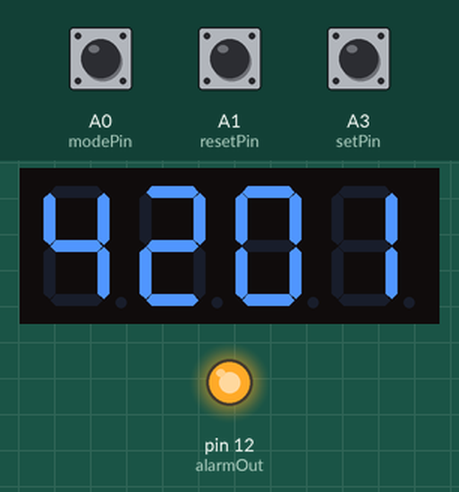
A sketch run on a simulated Arduino Uno, built with avr-gcc and run on an emulated ATmega328P. Parts: 4-digit seven-segment display, output pins drawn as LEDs (lit = HIGH). Wiring (inferred from the names in the program): 4-digit 7-segment display, segments lit when LOW: segments pin 6, pin 7, pin 8, pin 9, pin 10, pin 11, pin 13; digit selects pin 2, pin 3, pin 4, pin 5. The inputs (shaded band) are chosen by the test bench; at power-on: A0 (modePin) HIGH, A3 (setPin) HIGH, A1 (resetPin) HIGH. The local clock reads 2024-03-15 10:24:30 at power-on unless the sketch sets it; the segment pins are drawn as the display they are named for; pins used as bus, display or sensor lines are not drawn.

Above: at 1.2 s.
1.3 s: A0 (modePin) pulled LOW for 0.15 s
At 1.67 s:
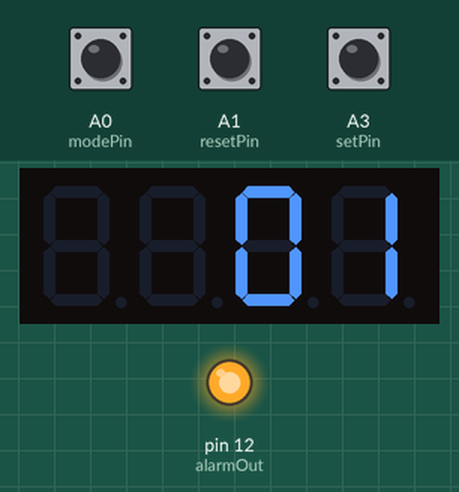
2.0 s: A3 (setPin) pulled LOW for 0.15 s
At 2.34 s:
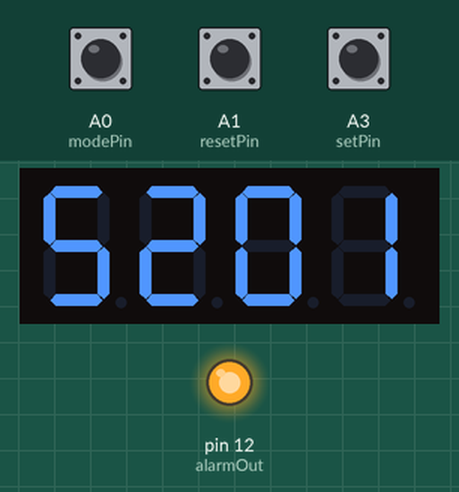
2.7 s: A0 (modePin) pulled LOW for 0.15 s
At 3.0 s:
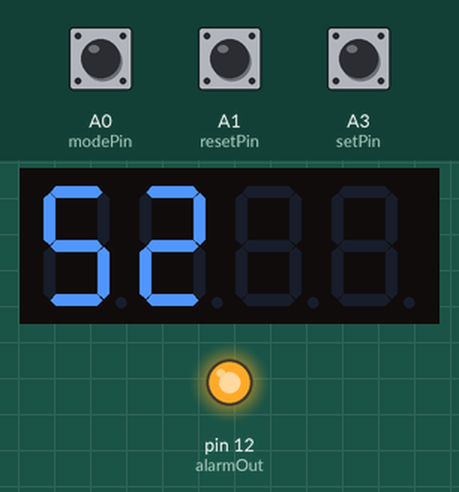
3.4 s: A3 (setPin) pulled LOW for 0.15 s
At 4.05 s:
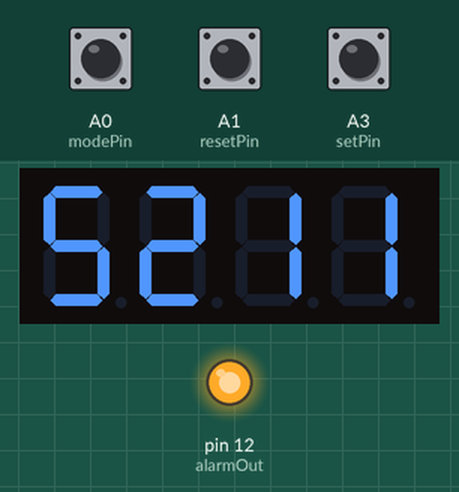
Timing chart, 0 to 5.1 s (numbered marks = the images above; inputs shaded):
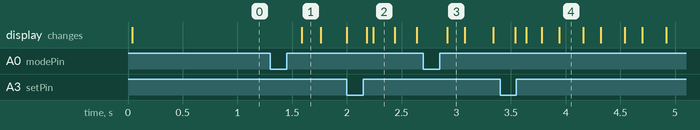

The sketch:

TimerClock.ino
```cpp
#include <Wire.h>
#include <EEPROM.h>
#include <AceButton.h>
#include "RTClib.h"
RTC_DS3231 rtc;
using namespace ace_button;

int modePin = A0;
int resetPin = A1;
int colonPin = A2;
int setPin = A3;
int alarmOut = 12;
int SET_BUTTON_STATE = 0;
int DISPLAY_MODE = 0;
int TIMER_MODE = 0;
int hr, mt;
int SET_DELAY = 50;
int timeChanged = 0;
int baseDelay = 1000;
int bias = 300;
int setDelayCtr = 0;

int CLOCK_SEC_PREV = 0;
int CLOCK_SEC = 0;
int CLOCK_MIN = 0;
int CLOCK_HR = 0;
int CLOCK_SEC_AL = 0;
int CLOCK_SEC_AL_ADDR = 0;

int CLOCK_MIN_AL_ADDR = 1;
int CLOCK_MIN_AL = EEPROM.read(CLOCK_MIN_AL_ADDR);

int CLOCK_HR_AL_ADDR = 2;
int CLOCK_HR_AL = EEPROM.read(CLOCK_HR_AL_ADDR);

int TIME_MIN = 0;
int TIME_SEC = 0;

int TIME_MIN_AL_ADDR = 3;
int TIME_MIN_AL = EEPROM.read(TIME_MIN_AL_ADDR);

int TIME_SEC_AL_ADDR = 4;
int TIME_SEC_AL = EEPROM.read(TIME_SEC_AL_ADDR);

int disp_left = 0;
int disp_right = 0;

int prev_second = 0;
int msec = 0;
long millisAtZero = 0;
bool zeroPad = true;
int colonState = 0;

AceButton mode_button(modePin, HIGH, 0);
AceButton set_button(setPin, HIGH, 1);
AceButton reset_button(resetPin, HIGH, 2);

void handleModeEvent(AceButton*, uint8_t, uint8_t);

// bits representing segments A through G (and decimal point) for numerals 0-9
const int numeral[10] = {
  //ABCDEFG
  B1111110, // 0
  B0110000, // 1
  B1101101, // 2
  B1111001, // 3
  B0110011, // 4
  B1011011, // 5
  B1011111, // 6
  B1110000, // 7
  B1111111, // 8
  B1111011, // 9
};
// pins for decimal point and each segment
// G,F,E,D,C,B,A
const int segmentPins[] = { 13, 11, 10, 9, 8, 7, 6 };
const int nbrDigits = 4; // the number of digits in the LED display
//dig 0 1 2 3
const int digitPins[nbrDigits] = { 2, 3, 4, 5 };


void handleEvent(AceButton* button, uint8_t eventType, uint8_t buttonState) {
  uint8_t id = button->getId();

  switch (eventType) {

    case AceButton::kEventClicked:

      if (id == mode_button.getId()) {
        DISPLAY_MODE++;
        if (DISPLAY_MODE > 2) DISPLAY_MODE = 0;

        if(DISPLAY_MODE == 1 || DISPLAY_MODE == 2) {
          if(TIMER_MODE == 0) {
            disp_left = CLOCK_HR;
            disp_right = CLOCK_MIN;
          }
        }
      }

      if (id == reset_button.getId()) {
        TIME_SEC = 0;
        TIME_MIN = 0;
//        digitalWrite(alarmOut, LOW);
//        delay(100);
//        digitalWrite(alarmOut, HIGH);
      }

      if (id == set_button.getId()) {
        if(TIMER_MODE == 0) {
          if(DISPLAY_MODE == 1) { disp_right++; if(disp_right > 59) disp_right = 0; }
          if(DISPLAY_MODE == 2) { disp_left++; if(disp_left > 23) disp_left = 0; }
          rtc.adjust(DateTime(2025, 1, 1, disp_left, disp_right, 0));
          zeroPad = true;
        }
        if(TIMER_MODE == 1) {
          if(DISPLAY_MODE == 1) { TIME_SEC_AL++; if(TIME_SEC_AL > 59) TIME_SEC_AL = 0; }
          if(DISPLAY_MODE == 2) { TIME_MIN_AL++; if(TIME_MIN_AL > 99) TIME_MIN_AL = 0; }
          EEPROM.write(TIME_SEC_AL_ADDR, TIME_SEC_AL);
          EEPROM.write(TIME_MIN_AL_ADDR, TIME_MIN_AL);
        }
        if(TIMER_MODE == 2) {
          if(DISPLAY_MODE == 1) { CLOCK_MIN_AL++; if(CLOCK_MIN_AL > 59) CLOCK_MIN_AL = 0; }
          if(DISPLAY_MODE == 2) { CLOCK_HR_AL++; if(CLOCK_HR_AL > 23) CLOCK_HR_AL = 0; }
          EEPROM.write(CLOCK_MIN_AL_ADDR, CLOCK_MIN_AL);
          EEPROM.write(CLOCK_HR_AL_ADDR, CLOCK_HR_AL);
        }
      }
      break;
    case AceButton::kEventLongPressed:
      if (id == mode_button.getId()) {
        if(DISPLAY_MODE == 0) {
          if(TIMER_MODE == 0) { TIMER_MODE = 1; }
          else if(TIMER_MODE == 1) { TIMER_MODE = 0; }
        }
        if(TIMER_MODE == 1 && (DISPLAY_MODE == 1 || DISPLAY_MODE == 2)) {
          TIME_SEC_AL = 0;
          TIME_MIN_AL = 0;
          EEPROM.write(TIME_SEC_AL_ADDR, TIME_SEC_AL);
          EEPROM.write(TIME_MIN_AL_ADDR, TIME_MIN_AL);
        }
        if(TIMER_MODE == 2) { TIMER_MODE = 0; DISPLAY_MODE = 0; }

      }
      if (id == set_button.getId()) {
        SET_BUTTON_STATE = 2;
        if((TIMER_MODE == 0) && DISPLAY_MODE == 0) { TIMER_MODE = 2; SET_BUTTON_STATE = 0; }
      }
      break;
    case AceButton::kEventReleased:
      if (id == set_button.getId()) {
        SET_BUTTON_STATE = 0;
      }
      break;
  }
}


void setup()
{
  //Serial.begin(115200);

  if (! rtc.begin()) {
//    Serial.println("Couldn't find RTC");
    while (1);
  }

  if (rtc.lostPower()) {
    //rtc.adjust(DateTime(F(__DATE__), F(__TIME__)));
    rtc.adjust(DateTime(2020, 6, 1, 0, 0, 0));
  }

   for(int i=0; i < 7; i++) {
      pinMode(segmentPins[i], OUTPUT);
   }
   for(int i=0; i < nbrDigits; i++) {
      pinMode(digitPins[i], OUTPUT);
   }
   pinMode(colonPin, OUTPUT);
   pinMode(alarmOut, OUTPUT);
   digitalWrite(alarmOut, HIGH);
   pinMode(modePin, INPUT_PULLUP);
   pinMode(setPin, INPUT_PULLUP);
   pinMode(resetPin, INPUT_PULLUP);

  ButtonConfig* buttonConfig = ButtonConfig::getSystemButtonConfig();
  buttonConfig->setEventHandler(handleEvent);
  buttonConfig->setFeature(ButtonConfig::kFeatureClick);
  buttonConfig->setFeature(ButtonConfig::kFeatureLongPress);
}


void calcClock() {
  DateTime now = rtc.now();
  CLOCK_SEC = now.second();
  CLOCK_MIN = now.minute();
  CLOCK_HR = now.hour();
  if(CLOCK_SEC != prev_second) { prev_second = CLOCK_SEC; millisAtZero = millis(); }
  msec = millis() - millisAtZero;
}

void calcTime() {
  if(CLOCK_SEC != CLOCK_SEC_PREV) { CLOCK_SEC_PREV = CLOCK_SEC; TIME_SEC++; if(TIME_SEC > 59) { TIME_SEC = 0; TIME_MIN++; if(TIME_MIN > 99) TIME_MIN = 0; }}
}

int C_ALM_FLG = 0;
int T_ALM_FLG = 0;
long c_alarm_start = 0;
long t_alarm_start = 0;

void checkClockAlarm() {
  if((millis() - c_alarm_start) > 5000) {
    if(CLOCK_SEC == 0 && CLOCK_MIN == CLOCK_MIN_AL && CLOCK_HR == CLOCK_HR_AL) {
      if(C_ALM_FLG == 0) {
        C_ALM_FLG = 1;
        c_alarm_start = millis();
        digitalWrite(alarmOut, LOW);
        delay(100);
        digitalWrite(alarmOut, HIGH);
      }
    }
  } else {
    C_ALM_FLG = 0;
  }
}


void checkTimerAlarm() {
  if(TIME_MIN_AL == 0 && TIME_SEC_AL == 0) return;

  if((millis() - t_alarm_start) > 5000) {
    if(TIME_MIN == TIME_MIN_AL && TIME_SEC == TIME_SEC_AL) {
      if(T_ALM_FLG == 0) {
        T_ALM_FLG = 1;
        t_alarm_start = millis();
        digitalWrite(alarmOut, LOW);
        delay(100);
        digitalWrite(alarmOut, HIGH);
      }
    }
  } else {
    T_ALM_FLG = 0;
  }
}

void colon() {
  if(colonState == 2) {
    if(msec < 500) digitalWrite(colonPin, LOW);
    else digitalWrite(colonPin, HIGH);
  } else if(colonState == 1) digitalWrite(colonPin, LOW);
  else digitalWrite(colonPin, HIGH);
}

void render() {
  int disp_num = 100 * disp_left + disp_right;
  showNumber(disp_num, zeroPad);
}


void showClockIfReqd() {
  if(DISPLAY_MODE == 0 && TIMER_MODE == 0) {
    disp_left = CLOCK_HR;

   if(disp_left > 12) disp_left = disp_left - 12;
   if(disp_left == 0) disp_left = 12;

    disp_right = CLOCK_MIN;
    zeroPad = false;
    colonState = 2;
  }
}


void showTimerIfReqd() {
  if(DISPLAY_MODE == 0 && TIMER_MODE == 1) {
    disp_left = TIME_MIN;
    disp_right = TIME_SEC;
    zeroPad = false;
    colonState = 1;
  }
}


void showTimerAlarmIfReqd() {
  if(DISPLAY_MODE != 0 && TIMER_MODE == 1) {
    disp_left = TIME_MIN_AL;
    disp_right = TIME_SEC_AL;
    zeroPad = true;
    colonState = 1;
  }
}


void showClockAlarmIfReqd() {
  if(TIMER_MODE == 2) {
    disp_left = CLOCK_HR_AL;
    disp_right = CLOCK_MIN_AL;
    zeroPad = true;
    colonState = 1;
  }
}


void checkSetButtonState() {
  if(setDelayCtr == 1) {
    if(SET_BUTTON_STATE == 2) {
      if(TIMER_MODE == 0) {
        if(DISPLAY_MODE == 1) { disp_right--; if(disp_right < 0 ) disp_right = 59; }
        if(DISPLAY_MODE == 2) { disp_left--; if(disp_left < 0) disp_left = 23; }
        rtc.adjust(DateTime(2025, 1, 1, disp_left, disp_right, 0));
        zeroPad = true;
      }
      if(TIMER_MODE == 1) {
        if(DISPLAY_MODE == 1) { TIME_SEC_AL--; if(TIME_SEC_AL < 0) TIME_SEC_AL = 59; }
        if(DISPLAY_MODE == 2) { TIME_MIN_AL--; if(TIME_MIN_AL < 0) TIME_MIN_AL = 99; }
        EEPROM.write(TIME_SEC_AL_ADDR, TIME_SEC_AL);
        EEPROM.write(TIME_MIN_AL_ADDR, TIME_MIN_AL);

      }
      if(TIMER_MODE == 2) {
        if(DISPLAY_MODE == 1) { CLOCK_MIN_AL--; if(CLOCK_MIN_AL < 0) CLOCK_MIN_AL = 59; }
        if(DISPLAY_MODE == 2) { CLOCK_HR_AL--; if(CLOCK_HR_AL < 0) CLOCK_HR_AL = 23; }
        EEPROM.write(CLOCK_MIN_AL_ADDR, CLOCK_MIN_AL);
        EEPROM.write(CLOCK_HR_AL_ADDR, CLOCK_HR_AL);
      }
    }
  }
}


void loop()
{
    calcClock();
    checkClockAlarm();
    checkTimerAlarm();
    calcTime();
    colon();
    showClockIfReqd();
    showTimerIfReqd();
    checkSetButtonState();
    showTimerAlarmIfReqd();
    showClockAlarmIfReqd();
    render();
    setDelayCtr++; if(setDelayCtr == SET_DELAY) setDelayCtr = 0;
    mode_button.check();
    set_button.check();
    reset_button.check();

}

void showNumber( int number, bool zeroPad)
{
    int orgNum = number;
    for( int digit = 0; digit <nbrDigits; digit++)  {
        if(zeroPad  || !((digit == 3 && orgNum < 1000) || (digit == 2 && orgNum < 100) || (digit == 1 && orgNum < 10))) showDigit( number % 10, digit);
        number = number / 10;
    }
}

// Displays given number on a 7-segment display at the given digit position
void showDigit( int number, int digit) {
    digitalWrite( digitPins[digit], LOW );

   for(int segment = 0; segment < 7; segment++)  {
      boolean isBitSet = bitRead(numeral[number], segment);
      // isBitSet will be true if given bit is 1
      isBitSet = ! isBitSet; // Code Option*
      // uncomment the above Code Option line for common anode display
      digitalWrite( segmentPins[segment], isBitSet);
   }

   if(DISPLAY_MODE == 1 && ((digit == 0) || (digit == 1))) {
      if(setDelayCtr < (SET_DELAY / 2)) digitalWrite( digitPins[digit], HIGH );
      else digitalWrite( digitPins[digit], LOW );
   }
   else if(DISPLAY_MODE == 2 && ((digit == 2) || (digit == 3))) {
      if(setDelayCtr < (SET_DELAY / 2)) digitalWrite( digitPins[digit], HIGH );
      else digitalWrite( digitPins[digit], LOW );
   } else digitalWrite( digitPins[digit], HIGH );


   if(number == 1) delayMicroseconds(baseDelay);
   else if(number == 7)  delayMicroseconds(baseDelay + bias);
   else if(number == 4)  delayMicroseconds(baseDelay + 2*bias);
   else if(number == 3)  delayMicroseconds(baseDelay + 3*bias);
   else if(number == 2)  delayMicroseconds(baseDelay + 3*bias);
   else if(number == 5)  delayMicroseconds(baseDelay + 3*bias);
   else if(number == 6)  delayMicroseconds(baseDelay + 4*bias);
   else if(number == 9)  delayMicroseconds(baseDelay + 4*bias);
   else if(number == 0)  delayMicroseconds(baseDelay + 4*bias);
   else delayMicroseconds(baseDelay + 5*bias);
   digitalWrite( digitPins[digit], LOW );
}
```

Measured:
- after the input at 1.3 s, the display: changes after 0.29 s (image 1)
- after the input at 2.0 s, the display: first differs from a run without the input after 0.24 s (image 2)
- after the input at 2.7 s, the display: changes after 0.22 s (image 3)
- after the input at 3.4 s, the display: first differs from a run without the input after 0.24 s (image 4)
